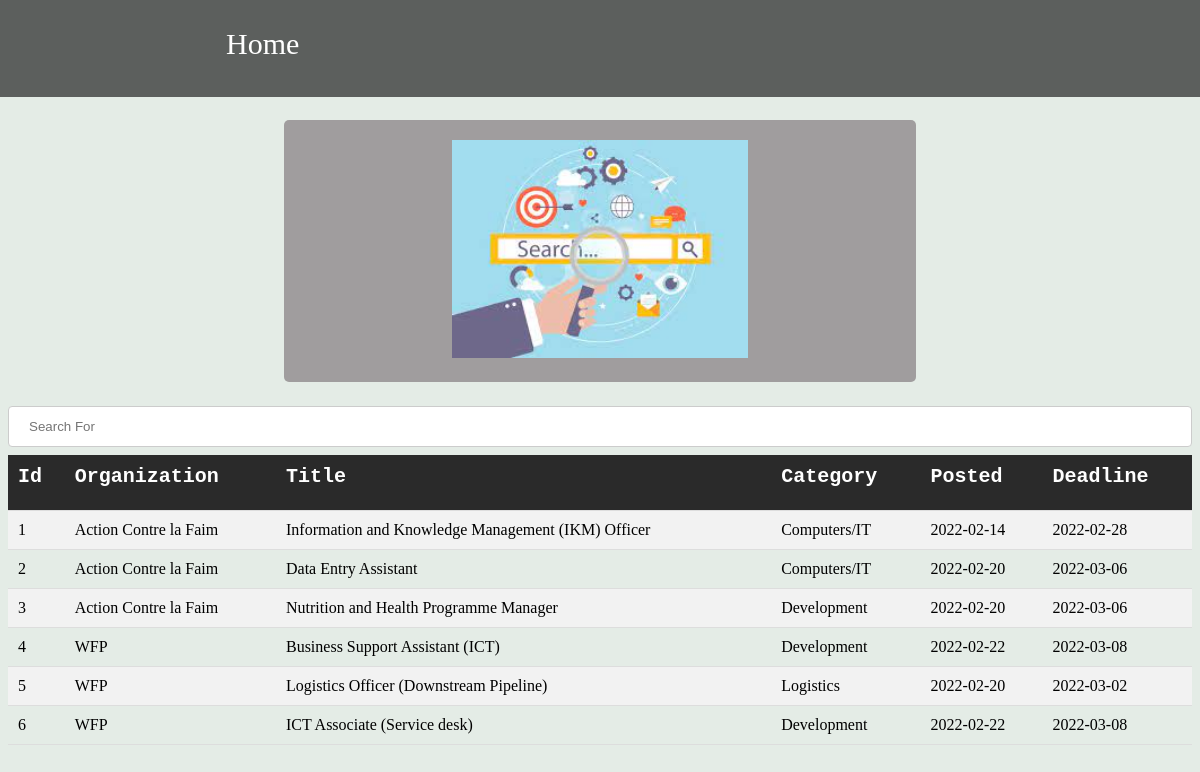
The app's page /search2.php with its own data.
### tables this page shows
CREATE TABLE `jobs` (
  `Id` int(20) NOT NULL,
  `Organization` varchar(30) NOT NULL,
  `Title` varchar(50) NOT NULL,
  `Category` varchar(30) NOT NULL,
  `Posted` date NOT NULL,
  `Deadline` date NOT NULL
);

### search2.php (the view, shortened to what this page needs)
<!DOCTYPE html>
<html>
	<head>
	</head>
	<body>
		 <div class="nav">
                <ul>
                    <li style="margin-left: -50px"><a href="index.php" style="margin-left: 200px">Home</a></li>
                </ul>
              </div>
              <div class="img" >
				<img src="images/search.jpg" width="50%" >
			</div>
				<form method="POST">
					<br/><br/>
					<input type="text" id="textsearch" placeholder="Search For">
			 </form>
				<table id="info">
					<tr>
						<th>  Id  </th>
						<th> Organization</th>
						<th> Title </th>
						<th> Category</th>
						<th> Posted</th>
						<th> Deadline</th>
					</tr>
			<?php
            $host = "localhost";
            $user = "root";
            $password = "";
            $db = "job";
            $conn = mysqli_connect($host,$user,$password,$db);
            $query = "SELECT * FROM jobs";
            $result = mysqli_query($conn,$query);
            if($result)
            {
                while ($row = mysqli_fetch_assoc($result))
                {
                    echo "<tr><td>".$row['Id']."</td><td>".$row['Organization']."</td><td>".$row['Title']."</td><td>".$row['Category']."</td><td>".$row['Posted']."</td><td>".$row['Deadline']."</td></tr>";
                }
                echo "</table>";
            }
            else
            {
                echo "error";
            }
            ?>
	</body>
</html>

### search2.php (style rules this page uses)
.nav ul { font-family: cursive; font-size: 30px; list-style: none; width: 100%; height: 70px; background: rgb(0,0,0,0.595); top:-9px; left: 0px; text-align: left; font-family: calibri; padding-top: 3%; margin-top: 0px; position: fixed; z-index: 100; max-width: 100%; }
.nav ul li { color: white; }
li { display: inline-block; padding-left: 3%; }
ul { float: left; }
a { text-decoration: none; color: inherit; }
input[type=text],input[type=password],select,textarea { width: 100%; padding: 12px 20px; margin: 8px 0; display: inline-block; border: 1px solid #ccc; border-radius: 4px; box-sizing: border-box; }
body { background-color: #E4ECE6; }
table { border-collapse: collapse; width: 100%; }
th { height: 35px; text-align: left; vertical-align: top; background-color: #2a2a2a; color: #fff; font-family: monospace; font-size: 20px; }
th,td { padding: 10px; border-bottom: 1px solid #ddd; }
tr:nth-child(even) { background-color: #f2f2f2; }
table tr:not(:first-child) { cursor: pointer; transition: all .25s ease-in out; }
.img { background-color: #6c696a; text-align: center; margin: auto; width: 50%; border-radius: 5px; background-color: #a09d9e; padding: 20px; font-family: italy; margin-top: 120px; }
form { margin-top: -20px; }

### records on screen
jobs: Id "1", Organization "Action Contre la Faim", Title "Information and Knowledge Management (IKM) Officer", Category "Computers/IT", Posted "2022-02-14", Deadline "2022-02-28"
jobs: Id "2", Organization "Action Contre la Faim", Title "Data Entry Assistant", Category "Computers/IT", Posted "2022-02-20", Deadline "2022-03-06"
jobs: Id "3", Organization "Action Contre la Faim", Title "Nutrition and Health Programme Manager", Category "Development", Posted "2022-02-20", Deadline "2022-03-06"
jobs: Id "4", Organization "WFP", Title "Business Support Assistant (ICT)", Category "Development", Posted "2022-02-22", Deadline "2022-03-08"
jobs: Id "5", Organization "WFP", Title "Logistics Officer (Downstream Pipeline)", Category "Logistics", Posted "2022-02-20", Deadline "2022-03-02"
jobs: Id "6", Organization "WFP", Title "ICT Associate (Service desk)", Category "Development", Posted "2022-02-22", Deadline "2022-03-08"
